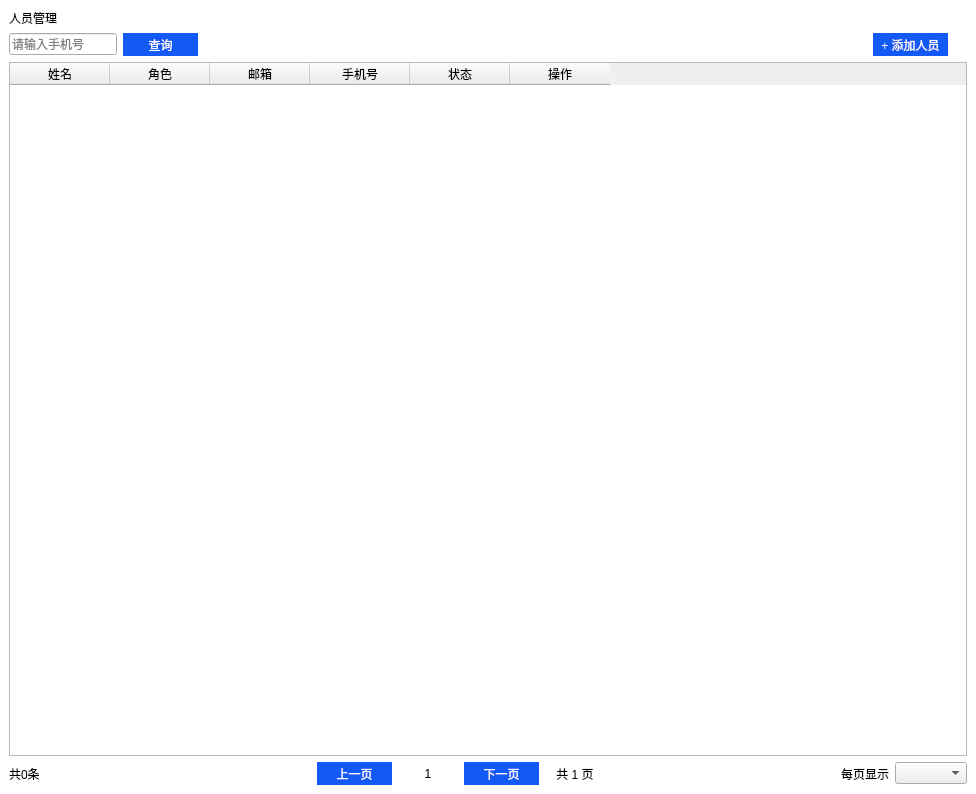
<?xml version="1.0" encoding="UTF-8"?>
<ui version="4.0">
 <class>WgtPersonManage</class>
 <widget class="QWidget" name="WgtPersonManage">
  <property name="geometry">
   <rect>
    <x>0</x>
    <y>0</y>
    <width>976</width>
    <height>794</height>
   </rect>
  </property>
  <property name="minimumSize">
   <size>
    <width>976</width>
    <height>794</height>
   </size>
  </property>
  <property name="maximumSize">
   <size>
    <width>976</width>
    <height>794</height>
   </size>
  </property>
  <property name="windowTitle">
   <string>人员管理</string>
  </property>
  <property name="styleSheet">
   <string notr="true">QmainWindow#MainWindow,QWidget#widget,#widget_2{
background-color: rgb(255, 255, 255);
}
QWidget#widget_5{
background-color: rgb(240, 241, 245);
}
QPushButton#btn_resolve_report,#btn_person_info,#btn_resolve_vid{
	background-color: rgb(255, 255, 255);
	border: 1px solid rgb(255, 255, 255);
    /*border-radius: 3.2px;
    min-width: 96px;
    max-width: 96px;
    min-height: 96px;
    max-height: 96px;*/
    font:bold 11pt;
}
QPushButton#btn_resolve_report::hover,#btn_person_info::hover,#btn_resolve_vid::hover{	
	background-color: rgb(219, 225, 255);
	border-right: 1px solid rgb(11, 126, 216);
    font:bold 12pt;
}
QPushButton#btn_resolve_report:pressed,#btn_person_info:pressed,#btn_resolve_vid:pressed{	
	background-color: rgb(204, 228, 247);
	border: 1px solid rgb(0, 85, 155);
    font:bold 11pt;
}
QPushButton#btn_resolve_report:checked,#btn_person_info:checked,#btn_resolve_vid:checked{	
	background-color: rgb(204, 228, 247);
	border-right: 2px solid rgb(74, 127, 244);
    font:bold 11pt;
}
QPushButton#btn_update_image{
background-image: url(:/image/头像.png);
background-origin: content;
background-position: top;
padding-top: 15px;
background-repeat: no-repeat;
text-align: bottom;
border: 1px solid rgb(173, 173, 173);
color: rgb(0, 0, 0);
border-radius: 40px;
}</string>
  </property>
  <layout class="QGridLayout" name="gridLayout_3">
   <property name="leftMargin">
    <number>0</number>
   </property>
   <property name="topMargin">
    <number>0</number>
   </property>
   <property name="rightMargin">
    <number>0</number>
   </property>
   <property name="bottomMargin">
    <number>0</number>
   </property>
   <property name="spacing">
    <number>0</number>
   </property>
   <item row="0" column="0">
    <widget class="QWidget" name="widget_2" native="true">
     <layout class="QGridLayout" name="gridLayout">
      <item row="0" column="0">
       <widget class="QLabel" name="label_4">
        <property name="styleSheet">
         <string notr="true">font: 87 14pt &quot;Arial&quot;;</string>
        </property>
        <property name="text">
         <string>人员管理</string>
        </property>
       </widget>
      </item>
      <item row="1" column="0">
       <layout class="QHBoxLayout" name="horizontalLayout_2">
        <item>
         <widget class="QLineEdit" name="edt_phone">
          <property name="sizePolicy">
           <sizepolicy hsizetype="Preferred" vsizetype="Fixed">
            <horstretch>0</horstretch>
            <verstretch>0</verstretch>
           </sizepolicy>
          </property>
          <property name="placeholderText">
           <string>请输入手机号</string>
          </property>
         </widget>
        </item>
        <item>
         <widget class="QPushButton" name="btn_query">
          <property name="minimumSize">
           <size>
            <width>75</width>
            <height>23</height>
           </size>
          </property>
          <property name="styleSheet">
           <string notr="true">background-color: rgb(19, 89, 245);
color: rgb(255, 255, 255);
border:0px solid rgb(19, 89, 245);</string>
          </property>
          <property name="text">
           <string>查询</string>
          </property>
         </widget>
        </item>
        <item>
         <spacer name="horizontalSpacer">
          <property name="orientation">
           <enum>Qt::Horizontal</enum>
          </property>
          <property name="sizeHint" stdset="0">
           <size>
            <width>40</width>
            <height>20</height>
           </size>
          </property>
         </spacer>
        </item>
        <item>
         <widget class="QPushButton" name="btn_add_person">
          <property name="minimumSize">
           <size>
            <width>75</width>
            <height>23</height>
           </size>
          </property>
          <property name="styleSheet">
           <string notr="true">background-color: rgb(19, 89, 245);
color: rgb(255, 255, 255);
border:0px solid rgb(19, 89, 245);</string>
          </property>
          <property name="text">
           <string>+ 添加人员</string>
          </property>
         </widget>
        </item>
       </layout>
      </item>
      <item row="1" column="1">
       <widget class="QLabel" name="label_5">
        <property name="text">
         <string/>
        </property>
        <property name="pixmap">
         <pixmap>../image/头像.png</pixmap>
        </property>
       </widget>
      </item>
      <item row="2" column="0" colspan="3">
       <widget class="QTableWidget" name="tableWidget">
        <property name="verticalScrollBarPolicy">
         <enum>Qt::ScrollBarAlwaysOff</enum>
        </property>
        <property name="horizontalScrollBarPolicy">
         <enum>Qt::ScrollBarAlwaysOff</enum>
        </property>
        <property name="editTriggers">
         <set>QAbstractItemView::NoEditTriggers</set>
        </property>
        <attribute name="horizontalHeaderVisible">
         <bool>true</bool>
        </attribute>
        <attribute name="horizontalHeaderCascadingSectionResizes">
         <bool>false</bool>
        </attribute>
        <attribute name="verticalHeaderVisible">
         <bool>false</bool>
        </attribute>
        <column>
         <property name="text">
          <string>姓名</string>
         </property>
        </column>
        <column>
         <property name="text">
          <string>角色</string>
         </property>
        </column>
        <column>
         <property name="text">
          <string>邮箱</string>
         </property>
        </column>
        <column>
         <property name="text">
          <string>手机号</string>
         </property>
        </column>
        <column>
         <property name="text">
          <string>状态</string>
         </property>
        </column>
        <column>
         <property name="text">
          <string>操作</string>
         </property>
        </column>
       </widget>
      </item>
      <item row="3" column="0" colspan="3">
       <layout class="QHBoxLayout" name="horizontalLayout_4">
        <item>
         <widget class="QLabel" name="label_total_count">
          <property name="minimumSize">
           <size>
            <width>72</width>
            <height>0</height>
           </size>
          </property>
          <property name="styleSheet">
           <string notr="true">font: 87 14pt &quot;Arial&quot;;</string>
          </property>
          <property name="text">
           <string>共0条</string>
          </property>
         </widget>
        </item>
        <item>
         <spacer name="horizontalSpacer_4">
          <property name="orientation">
           <enum>Qt::Horizontal</enum>
          </property>
          <property name="sizeHint" stdset="0">
           <size>
            <width>40</width>
            <height>20</height>
           </size>
          </property>
         </spacer>
        </item>
        <item>
         <widget class="QPushButton" name="btn_pre_page">
          <property name="sizePolicy">
           <sizepolicy hsizetype="Minimum" vsizetype="Fixed">
            <horstretch>0</horstretch>
            <verstretch>0</verstretch>
           </sizepolicy>
          </property>
          <property name="minimumSize">
           <size>
            <width>75</width>
            <height>23</height>
           </size>
          </property>
          <property name="styleSheet">
           <string notr="true">background-color: rgb(19, 89, 245);
color: rgb(255, 255, 255);
border:0px solid rgb(19, 89, 245);</string>
          </property>
          <property name="text">
           <string>上一页</string>
          </property>
         </widget>
        </item>
        <item>
         <widget class="QLabel" name="label_cur_page">
          <property name="minimumSize">
           <size>
            <width>60</width>
            <height>0</height>
           </size>
          </property>
          <property name="styleSheet">
           <string notr="true">font: 87 14pt &quot;Arial&quot;;</string>
          </property>
          <property name="text">
           <string>1</string>
          </property>
          <property name="alignment">
           <set>Qt::AlignCenter</set>
          </property>
         </widget>
        </item>
        <item>
         <widget class="QPushButton" name="btn_next_page">
          <property name="sizePolicy">
           <sizepolicy hsizetype="Minimum" vsizetype="Fixed">
            <horstretch>0</horstretch>
            <verstretch>0</verstretch>
           </sizepolicy>
          </property>
          <property name="minimumSize">
           <size>
            <width>75</width>
            <height>23</height>
           </size>
          </property>
          <property name="styleSheet">
           <string notr="true">background-color: rgb(19, 89, 245);
color: rgb(255, 255, 255);
border:0px solid rgb(19, 89, 245);</string>
          </property>
          <property name="text">
           <string>下一页</string>
          </property>
         </widget>
        </item>
        <item>
         <widget class="QLabel" name="label_total_page">
          <property name="minimumSize">
           <size>
            <width>60</width>
            <height>0</height>
           </size>
          </property>
          <property name="styleSheet">
           <string notr="true">font: 87 14pt &quot;Arial&quot;;</string>
          </property>
          <property name="text">
           <string>共 1 页</string>
          </property>
          <property name="alignment">
           <set>Qt::AlignCenter</set>
          </property>
         </widget>
        </item>
        <item>
         <spacer name="horizontalSpacer_5">
          <property name="orientation">
           <enum>Qt::Horizontal</enum>
          </property>
          <property name="sizeHint" stdset="0">
           <size>
            <width>40</width>
            <height>20</height>
           </size>
          </property>
         </spacer>
        </item>
        <item>
         <widget class="QLabel" name="label_11">
          <property name="styleSheet">
           <string notr="true">font: 87 14pt &quot;Arial&quot;;</string>
          </property>
          <property name="text">
           <string>每页显示</string>
          </property>
         </widget>
        </item>
        <item>
         <widget class="QComboBox" name="comboBox_page_count">
          <property name="sizePolicy">
           <sizepolicy hsizetype="Fixed" vsizetype="Fixed">
            <horstretch>0</horstretch>
            <verstretch>0</verstretch>
           </sizepolicy>
          </property>
         </widget>
        </item>
       </layout>
      </item>
     </layout>
    </widget>
   </item>
  </layout>
 </widget>
 <tabstops>
  <tabstop>edt_phone</tabstop>
  <tabstop>btn_query</tabstop>
  <tabstop>btn_add_person</tabstop>
  <tabstop>tableWidget</tabstop>
 </tabstops>
 <resources>
  <include location="picture.qrc"/>
 </resources>
 <connections/>
</ui>
